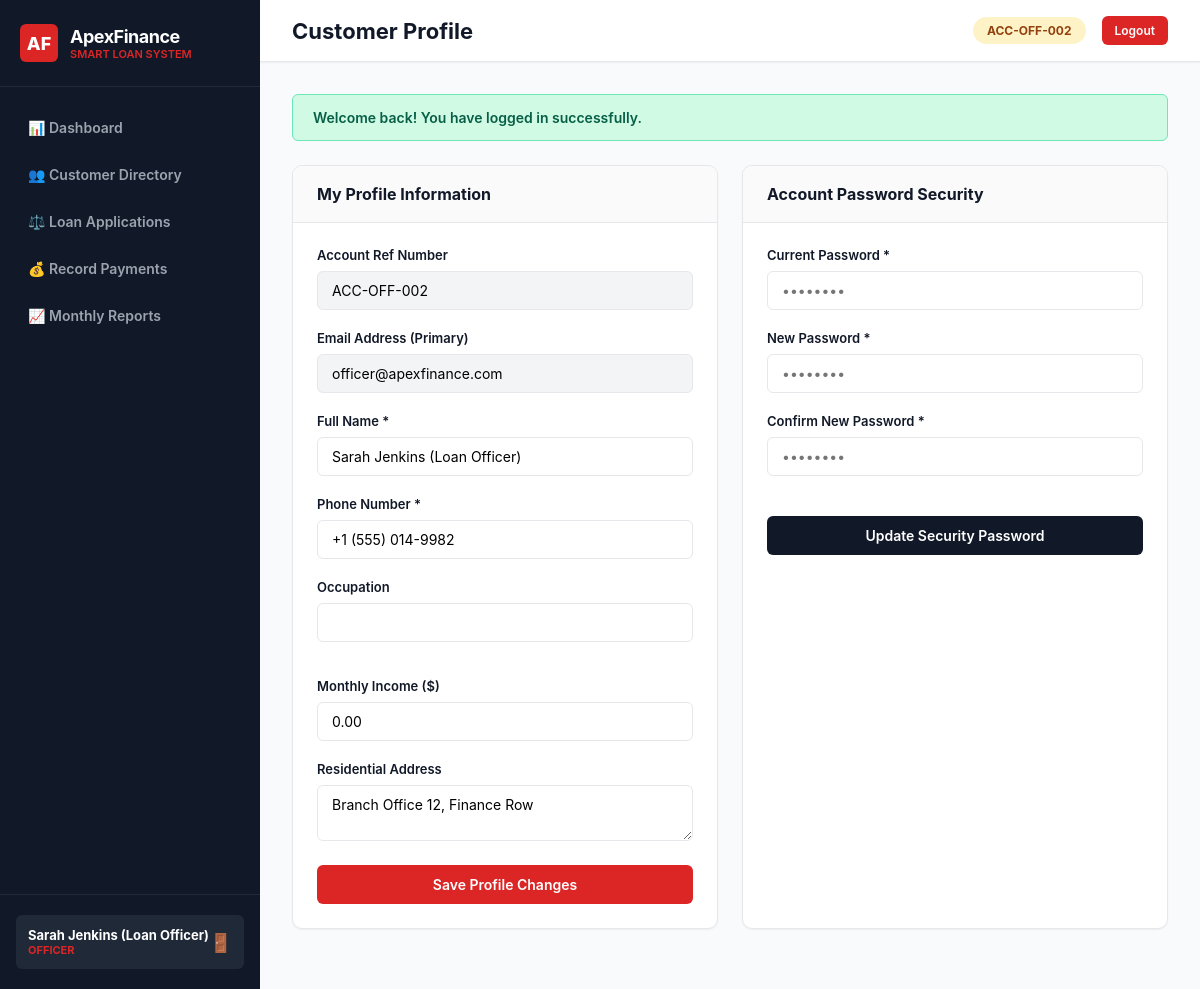
The app's page /profile.php (signed in) with its own data.
### tables this page shows
CREATE TABLE IF NOT EXISTS `users` (
  `id` INT UNSIGNED AUTO_INCREMENT PRIMARY KEY,
  `account_number` VARCHAR(20) NOT NULL UNIQUE,
  `name` VARCHAR(100) NOT NULL,
  `email` VARCHAR(150) NOT NULL UNIQUE,
  `password_hash` VARCHAR(255) NOT NULL,
  `role` ENUM('admin', 'officer', 'customer') NOT NULL DEFAULT 'customer',
  `phone` VARCHAR(20) DEFAULT NULL,
  `national_id` VARCHAR(50) DEFAULT NULL,
  `address` TEXT DEFAULT NULL,
  `occupation` VARCHAR(100) DEFAULT NULL,
  `monthly_income` DECIMAL(12,2) DEFAULT 0.00,
  `status` ENUM('active', 'inactive', 'suspended') NOT NULL DEFAULT 'active',
  `created_at` TIMESTAMP DEFAULT CURRENT_TIMESTAMP,
  `updated_at` TIMESTAMP DEFAULT CURRENT_TIMESTAMP ON UPDATE CURRENT_TIMESTAMP,
  INDEX `idx_role` (`role`),
  INDEX `idx_email` (`email`),
  INDEX `idx_status` (`status`)
);

### core/Auth.php (called while the page is built, shortened)
<?php
require_once __DIR__ . '/../config/database.php';
require_once __DIR__ . '/Helpers.php';
class Auth {
    public static function user(): ?array {
        return $_SESSION['user'] ?? null;
    }
    public static function role(): ?string {
        return $_SESSION['user']['role'] ?? null;
    }
}

### models/User.php (called while the page is built, shortened)
<?php
require_once __DIR__ . '/../config/database.php';
require_once __DIR__ . '/../core/Helpers.php';
class User {
    public static function findById(int $id): ?array {
        $db = DatabaseConnection::getInstance();
        $stmt = $db->prepare("SELECT id, account_number, name, email, role, phone, national_id, address, occupation, monthly_income, status, created_at FROM users WHERE id = :id LIMIT 1");
        $stmt->execute([':id' => $id]);
        $user = $stmt->fetch();
        return $user ?: null;
    }
}

### core/Helpers.php (called while the page is built, shortened)
<?php
function e($value): string {
    if ($value === null) {
        return '';
    }
    return htmlspecialchars((string)$value, ENT_QUOTES | ENT_SUBSTITUTE, 'UTF-8');
}
function getFlash(string $type): ?string {
    if (isset($_SESSION['flash'][$type])) {
        $msg = $_SESSION['flash'][$type];
        return $msg;
    }
    return null;
}
function hasFlash(string $type): bool {
    return isset($_SESSION['flash'][$type]);
}

### profile.php (the view, shortened to what this page needs)
<?php
require_once __DIR__ . '/core/Auth.php';
require_once __DIR__ . '/core/CSRF.php';
require_once __DIR__ . '/core/Helpers.php';
require_once __DIR__ . '/models/User.php';
$user = Auth::user();
$userData = User::findById($user['id']);
include __DIR__ . '/views/layouts/header.php';
?>
<div style="display: grid; grid-template-columns: repeat(auto-fit, minmax(320px, 1fr)); gap: 24px;">
  <div class="panel">
    <div class="panel-header">
      <div class="panel-title">My Profile Information</div>
    </div>
    <form action="profile.php" method="POST" style="padding: 24px;">
      <div class="form-group">
        <label class="form-label">Account Ref Number</label>
        <input type="text" class="form-control" value="<?= e($userData['account_number']) ?>" readonly style="background:#F3F4F6;">
      </div>
      <div class="form-group">
        <label class="form-label">Email Address (Primary)</label>
        <input type="email" class="form-control" value="<?= e($userData['email']) ?>" readonly style="background:#F3F4F6;">
      </div>
      <div class="form-group">
        <label class="form-label">Full Name *</label>
        <input type="text" name="name" class="form-control" value="<?= e($userData['name']) ?>" required>
      </div>
      <div class="form-group">
        <label class="form-label">Phone Number *</label>
        <input type="text" name="phone" class="form-control" value="<?= e($userData['phone']) ?>" required>
      </div>
      <div class="form-grid">
        <div class="form-group">
          <label class="form-label">Occupation</label>
          <input type="text" name="occupation" class="form-control" value="<?= e($userData['occupation']) ?>">
        </div>
        <div class="form-group">
          <label class="form-label">Monthly Income ($)</label>
          <input type="number" step="0.01" name="monthly_income" class="form-control" value="<?= e($userData['monthly_income']) ?>">
        </div>
      </div>
      <div class="form-group">
        <label class="form-label">Residential Address</label>
        <textarea name="address" class="form-control" rows="2"><?= e($userData['address']) ?></textarea>
      </div>
      <button type="submit" class="btn btn-primary" style="width: 100%; justify-content: center;">Save Profile Changes</button>
    </form>
  </div>
  <div class="panel">
    <div class="panel-header">
      <div class="panel-title">Account Password Security</div>
    </div>
    <form action="profile.php" method="POST" style="padding: 24px;">
      <div class="form-group">
        <label class="form-label">Current Password *</label>
        <input type="password" name="current_password" class="form-control" required placeholder="••••••••">
      </div>
      <div class="form-group">
        <label class="form-label">New Password *</label>
        <input type="password" name="new_password" class="form-control" required placeholder="••••••••">
      </div>
      <div class="form-group">
        <label class="form-label">Confirm New Password *</label>
        <input type="password" name="confirm_password" class="form-control" required placeholder="••••••••">
      </div>
      <button type="submit" class="btn btn-dark" style="width: 100%; justify-content: center; margin-top: 20px;">Update Security Password</button>
    </form>
  </div>
</div>
<?php include __DIR__ . '/views/layouts/footer.php'; ?>

### views/layouts/header.php (shortened to what this page needs)
<?php
require_once __DIR__ . '/../../core/Auth.php';
require_once __DIR__ . '/../../core/Helpers.php';
$user = Auth::user();
$currentRole = Auth::role();
$currentPage = basename($_SERVER['PHP_SELF']);
?>
<!DOCTYPE html>
<html lang="en">
<head>
  <link rel="stylesheet" href="<?= APP_URL ?>/assets/css/style.css">
</head>
<body>
  <div class="app-wrapper">
    <aside class="sidebar">
      <div class="sidebar-header">
        <div class="brand-badge">AF</div>
        <div>
          <div class="brand-title">ApexFinance</div>
          <div class="brand-subtitle">Smart Loan System</div>
        </div>
      </div>
      <nav class="sidebar-nav">
        <a href="<?= APP_URL ?>/dashboard.php" class="nav-item <?= $currentPage === 'dashboard.php' ? 'active' : '' ?>">
          📊 Dashboard
        </a>
        <?php if ($currentRole === 'officer' || $currentRole === 'admin'): ?>
          <a href="<?= APP_URL ?>/customers.php" class="nav-item <?= $currentPage === 'customers.php' ? 'active' : '' ?>">
            👥 Customer Directory
          </a>
          <a href="<?= APP_URL ?>/loans.php" class="nav-item <?= $currentPage === 'loans.php' ? 'active' : '' ?>">
            ⚖️ Loan Applications
          </a>
          <a href="<?= APP_URL ?>/payments.php" class="nav-item <?= $currentPage === 'payments.php' ? 'active' : '' ?>">
            💰 Record Payments
          </a>
          <a href="<?= APP_URL ?>/reports.php" class="nav-item <?= $currentPage === 'reports.php' ? 'active' : '' ?>">
            📈 Monthly Reports
          </a>
        <?php endif; ?>
      </nav>
      <div class="sidebar-footer">
        <div class="user-pill">
          <div>
            <div style="color:#FFF; font-weight:700;"><?= e($user['name']) ?></div>
            <div style="font-size:11px; text-transform:uppercase; color:#DC2626; font-weight:700;"><?= e($user['role']) ?></div>
          </div>
          <a href="<?= APP_URL ?>/logout.php" style="color:#9CA3AF; text-decoration:none; font-size:18px;" title="Logout">🚪</a>
        </div>
      </div>
    </aside>
    <main class="main-content">
      <header class="topbar">
        <div class="topbar-title">
          <?= match($currentPage) {
            'dashboard.php' => 'Overview Dashboard',
            'loans.php'     => 'Loan Management & Applications',
            'payments.php'  => 'Payment Records & Collection',
            'customers.php' => 'Customer Directory & Search',
            'reports.php'   => 'Monthly Loan & Collection Reports',
            'profile.php'   => 'Customer Profile',
            'users.php'     => 'System Staff & User Management',
            default         => 'ApexFinance System'
          } ?>
        </div>
        <div style="display:flex; align-items:center; gap:16px;">
          <span class="badge badge-pending" style="font-size:12px; padding:6px 14px;">
            <?= e($user['account_number']) ?>
          </span>
          <a href="<?= APP_URL ?>/logout.php" class="btn btn-primary btn-sm">Logout</a>
        </div>
      </header>
      <div class="content-body">
        <?php if (hasFlash('success')): ?>
          <div class="alert alert-success"><?= getFlash('success') ?></div>
        <?php endif; ?>

### records on screen
users: name "Sarah Jenkins (Loan Officer)", role "OFFICER", account_number "ACC-OFF-002", email "officer@apexfinance.com", phone "+1 (555) 014-9982", monthly_income "0.00", address "Branch Office 12, Finance Row"

### other values on screen
getFlash('success') "Welcome back! You have logged in successfully."
